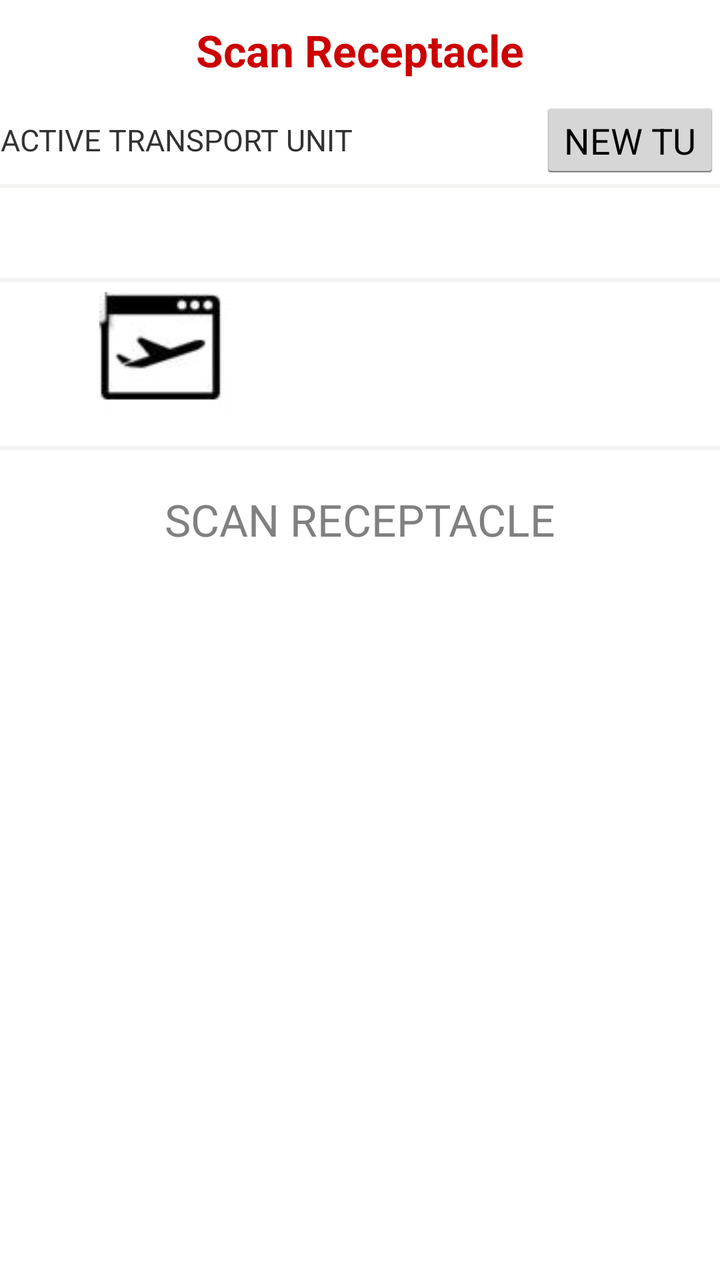
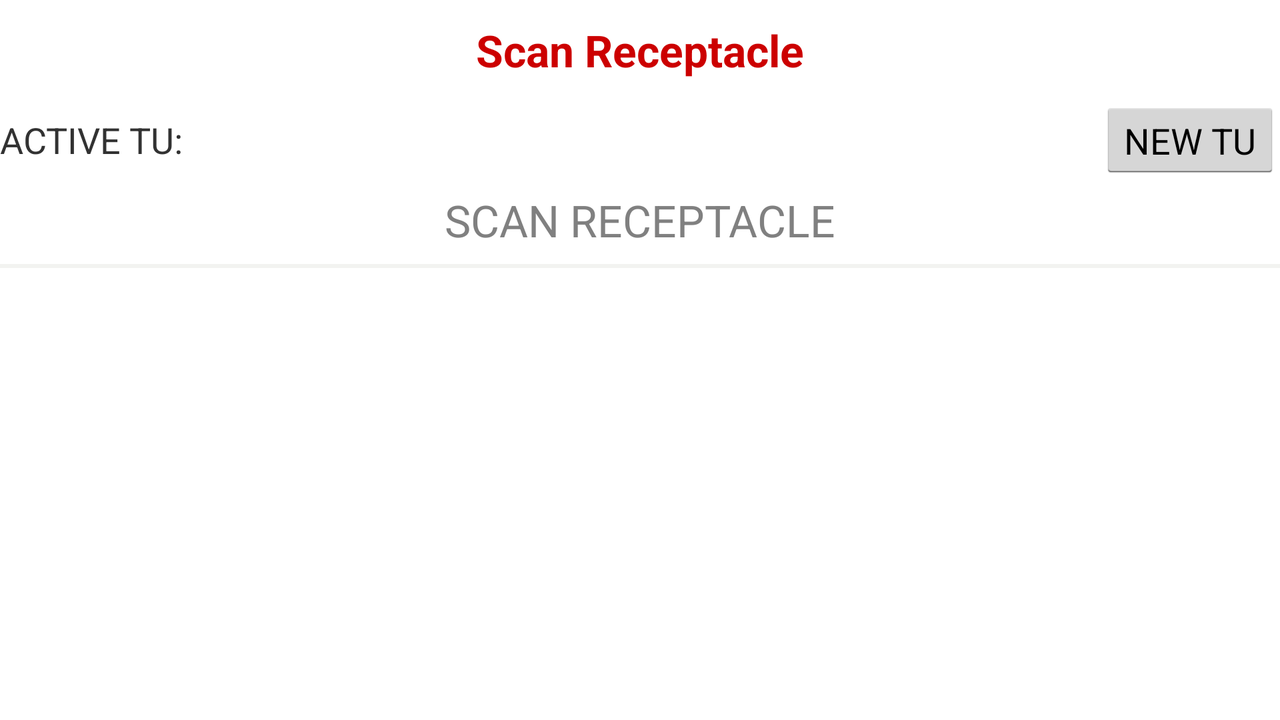

Compare how this app lays out the same screen by default and in its alternative resource folder. The renders come first, then the two layout files and the values they reference.
<!-- AndroidManifest.xml: application theme AppTheme -->
<!-- res/layout/fragment_loadtransport_scanreceptacle.xml -->
<?xml version="1.0" encoding="utf-8"?>
<LinearLayout xmlns:android="http://schemas.android.com/apk/res/android"
    android:orientation="vertical"
    android:layout_width="match_parent"
    android:layout_height="match_parent">

    <LinearLayout style="@style/sub_heading">
        <TextView
            style="@style/sub_heading_text"
            android:text="Scan Receptacle"
            android:id="@+id/tvLoadTransportScanTuLabel"
            android:textAppearance="?android:attr/textAppearanceLarge"/>
    </LinearLayout>

    <RelativeLayout
        android:layout_width="match_parent"
        android:layout_height="40dp"
        android:orientation="horizontal">
        <TextView
            android:id="@+id/tv1"
            android:layout_width="wrap_content"
            android:layout_height="match_parent"
            android:text="ACTIVE TRANSPORT UNIT"
            android:gravity="center"
            android:textSize="15dp" />
        <Button
            android:id="@+id/btn_returntu"
            android:layout_width="wrap_content"
            android:layout_height="match_parent"
            android:layout_alignParentRight="true"
            android:gravity="end"
            android:text="NEW TU" />
    </RelativeLayout>

    <View

        android:layout_width="match_parent"
        android:layout_height="2dp"
        android:background="@color/gray_light"
        android:layout_marginTop="2dp"
        android:layout_marginBottom="2dp" />

    <TextView
        android:id="@+id/tv_lt_active_tu"
        android:textColor="@android:color/white"
        android:paddingLeft="5dp"
        android:paddingRight="5dp"
        android:gravity="center_vertical"
        android:textSize="8pt"
        android:layout_width="wrap_content"
        android:layout_marginLeft="10dp"
        android:background="@drawable/rounded_black_background"
        android:layout_marginBottom="10dp"
        android:textAllCaps="true"
        android:layout_height="30dp" />

    <View

        android:layout_width="match_parent"
        android:layout_height="2dp"
        android:background="@color/gray_light"
        android:layout_marginTop="3dp"
        android:layout_marginBottom="5dp" />

    <LinearLayout
        android:layout_width="match_parent"
        android:layout_height="75dp"
        android:orientation="horizontal">
        <LinearLayout
            android:layout_weight="1"
            android:layout_width="fill_parent"
            android:layout_height="fill_parent">
            <ImageView
                android:layout_width="match_parent"
                android:layout_height="match_parent"
                android:layout_gravity="center"
                android:src="@drawable/lt_image"/>
        </LinearLayout>
        <LinearLayout
            android:layout_weight="1"
            android:layout_width="fill_parent"
            android:layout_height="match_parent">
            <TextView
                android:id="@+id/tv_receptacle_count"
                android:layout_width="match_parent"
                android:layout_height="match_parent"
                android:textAlignment="center"
                android:gravity="center"
                android:textSize="50dp"
                />
        </LinearLayout>
    </LinearLayout>
    <View

        android:layout_width="match_parent"
        android:layout_height="2dp"
        android:background="@color/gray_light"
        android:layout_marginTop="2dp"
        android:layout_marginBottom="5dp" />

    <LinearLayout
        android:layout_width="match_parent"
        android:layout_height="wrap_content">

        <TextView
            android:layout_width="match_parent"
            android:layout_height="wrap_content"
            android:textAppearance="?android:attr/textAppearanceLarge"
            android:id="@+id/tvLoadTransportTUNumber"
            android:gravity="center"
            android:paddingTop="15dp"
            android:paddingBottom="10dp"
            android:hint="SCAN RECEPTACLE"/>

    </LinearLayout>
    <LinearLayout
        android:id="@+id/ll_LoadTuScanReceptacleMsg"
        android:layout_width="match_parent"
        android:layout_height="match_parent">

        <TextView
            android:layout_width="match_parent"
            android:layout_height="match_parent"
            android:textAppearance="?android:attr/textAppearanceLarge"
            android:id="@+id/tv_ScanReceptacle_ErrorMessage"
            android:gravity="center"
            android:layout_gravity="center_vertical"
            android:singleLine="false" />
    </LinearLayout>

</LinearLayout>
<!-- resources referenced by this layout -->
<resources>
  <color name="gray_light">#37c2c6bb</color>
  <!-- drawable lt_image: jpg bitmap (drawable, 2840 bytes) -->
  <style name="sub_heading">
          <item name="android:layout_width">match_parent</item>
          <item name="android:layout_height">50dp</item>
          <item name="android:background">@color/default_background</item>
      </style>
  <style name="sub_heading_text">
          <item name="android:layout_width">match_parent</item>
          <item name="android:layout_height">match_parent</item>
          <item name="android:gravity">center</item>
          <item name="android:textColor">@color/red</item>
          <item name="android:textStyle">bold</item>
      </style>
  <style name="AppTheme" parent="android:Theme.Holo.Light">
          <item name="android:actionBarStyle">@style/AppTheme.ActionBarStyle</item>
          <item name="android:editTextBackground">@drawable/apptheme_edit_text_holo_dark</item>
          <item name="android:actionMenuTextColor">@color/gray</item>
  
      </style>
  <color name="red">#CC0000</color>
  <style name="AppTheme.ActionBarStyle" parent="@android:style/Widget.Holo.Light.ActionBar">
          <item name="android:background">@color/default_background</item>
          <item name="android:titleTextStyle">@style/AppTheme.ActionBar.TitleTextStyle</item>
      </style>
  <color name="gray">#6C6C6A</color>
  <style name="AppTheme.ActionBar.TitleTextStyle" parent="@android:style/TextAppearance.Holo.Widget.ActionBar.Title">
          <item name="android:textColor">@color/red</item>
          <item name="android:textStyle">bold</item>
          <item name="android:textSize">@dimen/actionbar_title_text_size</item>
      </style>
  <dimen name="actionbar_title_text_size">17sp</dimen>
</resources>
<!-- res/layout-land/fragment_loadtransport_scanreceptacle.xml (the repository's variant of the layout above) -->
<!-- drawn on the phone turned sideways -->
<?xml version="1.0" encoding="utf-8"?>
<LinearLayout xmlns:android="http://schemas.android.com/apk/res/android"
    android:orientation="vertical" android:layout_width="match_parent"
    android:layout_height="match_parent">

    <LinearLayout style="@style/sub_heading">
        <TextView
            style="@style/sub_heading_text"
            android:text="Scan Receptacle"
            android:textAppearance="?android:attr/textAppearanceLarge"/>
    </LinearLayout>

    <RelativeLayout
        android:layout_width="match_parent"
        android:layout_height="40dp"
        android:orientation="horizontal">
        <TextView
            android:id="@+id/tv1"
            android:layout_width="wrap_content"
            android:layout_height="match_parent"
            android:text="ACTIVE TU: "
            android:gravity="center"
            android:textSize="@dimen/heading_height" />
        <TextView
            android:id="@+id/tv_lt_active_tu"
            android:textColor="@android:color/white"
            android:paddingLeft="5dp"
            android:paddingRight="5dp"
            android:gravity="center_vertical"
            android:textSize="8pt"
            android:layout_width="wrap_content"
            android:layout_marginLeft="5dp"
            android:background="@drawable/rounded_black_background"
            android:layout_marginBottom="10dp"
            android:layout_marginTop="5dp"
            android:textAllCaps="true"
            android:layout_height="30dp"
            android:layout_toRightOf="@id/tv1"/>
        <Button
            android:id="@+id/btn_returntu"
            android:layout_width="wrap_content"
            android:layout_height="match_parent"
            android:layout_alignParentRight="true"
            android:gravity="end"
            android:text="NEW TU"
            />
    </RelativeLayout>

    <TextView
        android:layout_width="match_parent"
        android:layout_height="40dp"
        android:textAppearance="?android:attr/textAppearanceLarge"
        android:id="@+id/tvLoadTransportTUNumber"
        android:gravity="center"
        android:hint="SCAN RECEPTACLE"
        />

    <View
        android:layout_width="match_parent"
        android:layout_height="2dp"
        android:background="@color/gray_light"
        android:layout_marginTop="2dp"
        android:layout_marginBottom="2dp" />

    <LinearLayout
        android:layout_width="match_parent"
        android:layout_height="match_parent"
        android:orientation="horizontal"
     >
        <LinearLayout
            android:layout_weight="1"
            android:orientation="vertical"
            android:layout_width="match_parent"
            android:layout_height="match_parent">

            <TextView
                android:id="@+id/tv_receptacle_count"
                android:layout_width="match_parent"
                android:layout_height="match_parent"
                android:textAlignment="center"
                android:gravity="center"
                android:textSize="70dp" />

        </LinearLayout>

        <LinearLayout
            android:id="@+id/ll_LoadTuScanReceptacleMsg"
            android:layout_weight="0.5"
            android:layout_width="match_parent"
            android:layout_height="match_parent"
            android:orientation="vertical">


            <TextView
                android:layout_width="match_parent"
                android:layout_height="match_parent"
                android:textAppearance="?android:attr/textAppearanceLarge"
                android:id="@+id/tv_ScanReceptacle_ErrorMessage"
                android:gravity="center"
                android:layout_gravity="center_vertical"
                android:singleLine="false" />

        </LinearLayout>

    </LinearLayout>
</LinearLayout>
<!-- resources referenced by the variant -->
<!-- as the phone turned sideways resolves them -->
<resources>
  <color name="gray_light">#37c2c6bb</color>
  <dimen name="heading_height">18dp</dimen>
  <style name="sub_heading">
          <item name="android:layout_width">match_parent</item>
          <item name="android:layout_height">50dp</item>
          <item name="android:background">@color/default_background</item>
      </style>
  <style name="sub_heading_text">
          <item name="android:layout_width">match_parent</item>
          <item name="android:layout_height">match_parent</item>
          <item name="android:gravity">center</item>
          <item name="android:textColor">@color/red</item>
          <item name="android:textStyle">bold</item>
      </style>
  <style name="AppTheme" parent="android:Theme.Holo.Light">
          <item name="android:actionBarStyle">@style/AppTheme.ActionBarStyle</item>
          <item name="android:editTextBackground">@drawable/apptheme_edit_text_holo_dark</item>
          <item name="android:actionMenuTextColor">@color/gray</item>
  
      </style>
  <color name="red">#CC0000</color>
  <style name="AppTheme.ActionBarStyle" parent="@android:style/Widget.Holo.Light.ActionBar">
          <item name="android:background">@color/default_background</item>
          <item name="android:titleTextStyle">@style/AppTheme.ActionBar.TitleTextStyle</item>
      </style>
  <color name="gray">#6C6C6A</color>
  <style name="AppTheme.ActionBar.TitleTextStyle" parent="@android:style/TextAppearance.Holo.Widget.ActionBar.Title">
          <item name="android:textColor">@color/red</item>
          <item name="android:textStyle">bold</item>
          <item name="android:textSize">@dimen/actionbar_title_text_size</item>
      </style>
  <dimen name="actionbar_title_text_size">17sp</dimen>
</resources>
